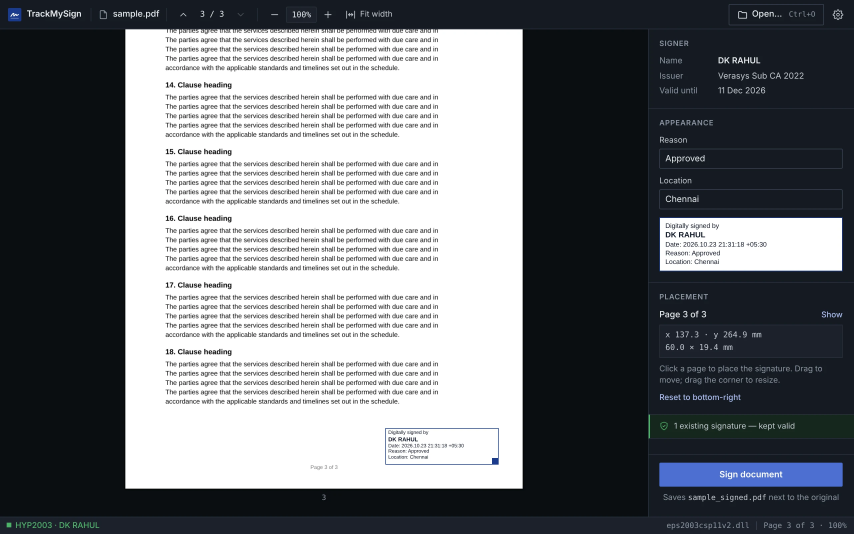
#> input picture website/assets/app-dark.webp, 2560 x 1600 px, given in place of icon.png, which was not available (shown at 1/3 size)
$ python build_assets.py
#> lines starting #> are read from the running program, lines starting #| are printed output that depends on the picture; pictures that were not available may be replaced by others from this repository, and a replacement may not be noted
#!/usr/bin/env python3
"""Builds the website's icons and social image.

    python3 website/tools/build_assets.py

icons: favicon.ico, assets/favicon-32.png, assets/apple-touch-icon.png and
       assets/icon-192.png / icon-512.png, resized from the app icon
       (apps/desktop/src-tauri/icons/icon.png). Needs Pillow.
og:    assets/og.png (1200x630) is a screenshot of tools/og.html taken with
       headless Chrome or Chromium; set CHROME to its path if it is not found.
       Extra Chrome flags (e.g. --proxy-server=...) go in CHROME_ARGS.

Run with "icons" or "og" to build only one of them.
"""

import os
import shlex
import shutil
import subprocess
import sys

from PIL import Image

SITE = os.path.dirname(os.path.dirname(os.path.abspath(__file__)))
ROOT = os.path.dirname(SITE)
APP_ICON = os.path.join(ROOT, "apps", "desktop", "src-tauri", "icons", "icon.png")
ACCENT = (0x1B, 0x3A, 0x8C, 255)


def icons():
    src = Image.open(APP_ICON).convert("RGBA")
    out = lambda *p: os.path.join(SITE, *p)
    src.save(out("favicon.ico"), sizes=[(16, 16), (32, 32), (48, 48)])
    src.resize((32, 32), Image.LANCZOS).save(out("assets", "favicon-32.png"))
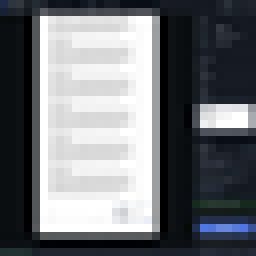
#> saved as favicon-32.png: PIL image 32x32 RGBA (shown 8 times larger); mean R, G, B, A 111.4, 114.4, 118.3, 255
    src.resize((192, 192), Image.LANCZOS).save(out("assets", "icon-192.png"))
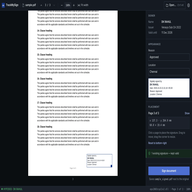
#> saved as icon-192.png: PIL image 192x192 RGBA; mean R, G, B, A 111.6, 114.8, 118.7, 255
    src.resize((512, 512), Image.LANCZOS).save(out("assets", "icon-512.png"))
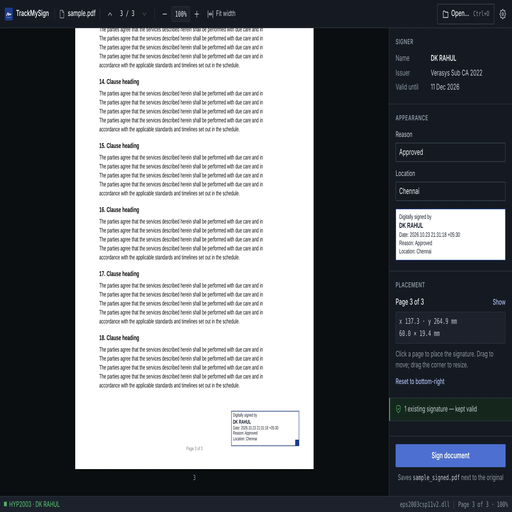
#> saved as icon-512.png: PIL image 512x512 RGBA; mean R, G, B, A 111.9, 115.1, 119, 255
    # iOS fills transparent corners with black: put the icon on its own colour.
    touch = Image.new("RGBA", src.size, ACCENT)
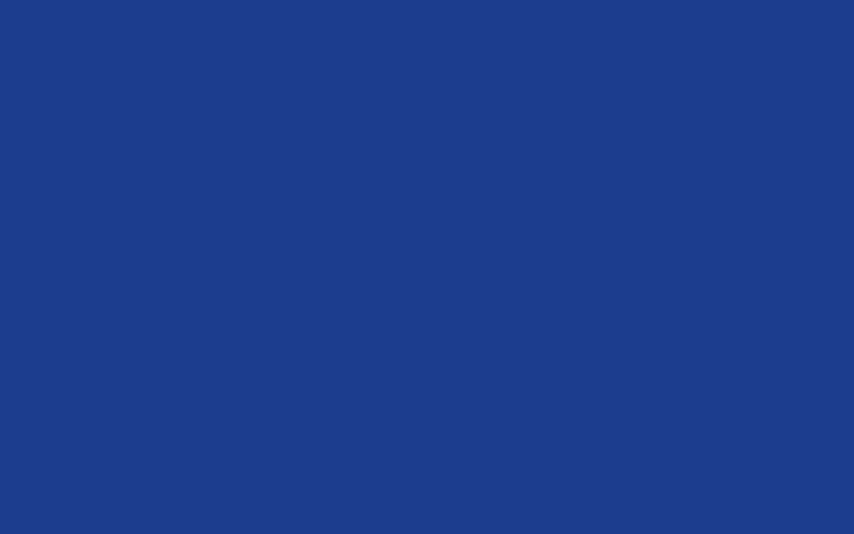
#> touch: PIL image 2560x1600 RGBA (shown at 1/3 size); mean R, G, B, A 27, 58, 140, 255
    touch.alpha_composite(src)
    touch.convert("RGB").resize((180, 180), Image.LANCZOS).save(out("assets", "apple-touch-icon.png"))
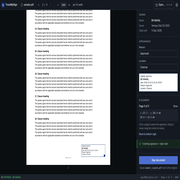
#> saved as apple-touch-icon.png: PIL image 180x180 RGB; mean R, G, B 111.6, 114.8, 118.8
    print("icons written")


def find_chrome():
    if os.environ.get("CHROME"):
        return os.environ["CHROME"]
    for name in ("google-chrome", "chromium", "chromium-browser", "chrome"):
        if shutil.which(name):
            return shutil.which(name)
    mac = "/Applications/Google Chrome.app/Contents/MacOS/Google Chrome"
    if os.path.exists(mac):
        return mac
#> (the run stopped early here; a loop or call above may not have finished)
